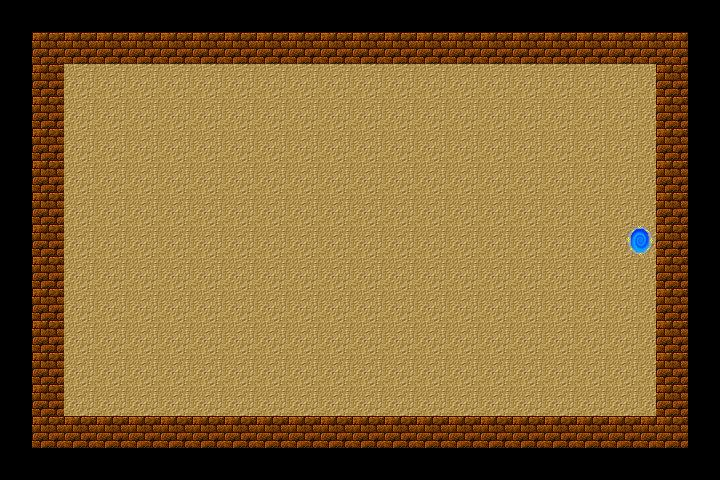

Rendered tile map (Tiled .tmx) drawn with the repository's tilesets; below, a short description and the map source with its tile grids summarised:
An orthogonal 45x30 tile map with 16x16 px tiles, 2 tile layers (roomLayer, objectLayer) and 10 objects (3x enemyLevel1, spawnPointEast, spawnPointWest, Room1Center).

<map version="1.0" orientation="orthogonal" renderorder="right-down" width="45" height="30" tilewidth="16" tileheight="16" nextobjectid="17">
 <tileset firstgid="1" name="DungeonTileSet" tilewidth="16" tileheight="16" tilecount="12288">
  <image source="../tilesets/DungeonTileSet.png" width="2048" height="1536" />
 </tileset>
 <layer name="roomLayer" width="45" height="30">
  <data>[1350 cells, 1066 non-empty, 8 distinct tile ids]</data>
 </layer>
 <layer name="objectLayer" width="45" height="30">
  <data>[1350 cells, 4 non-empty, 4 distinct tile ids]</data>
 </layer>
 <objectgroup name="collision">
  <object id="1" x="32" y="32" width="656" height="32" />
  <object id="2" x="32" y="416" width="656" height="32" />
  <object id="3" x="32" y="64" width="32" height="352" />
  <object id="4" x="656" y="64" width="32" height="352" />
 </objectgroup>
 <objectgroup color="#00ff00" name="spawnPoint">
  <object id="7" name="spawnPointEast" x="576" y="224" width="32" height="32" />
  <object id="9" name="spawnPointWest" x="112" y="224" width="32" height="32" />
 </objectgroup>
 <objectgroup name="door">
  <object id="6" name="Room1Center" x="624" y="224" width="32" height="32">
   <properties>
    <property name="destination" value="Room1Center" />
    <property name="position" value="east" />
   </properties>
  </object>
 </objectgroup>
 <objectgroup color="#ff0000" name="enemy">
  <object id="13" name="enemyLevel1" x="224" y="224" width="32" height="32" />
  <object id="15" name="enemyLevel1" x="224" y="320" width="32" height="32" />
  <object id="16" name="enemyLevel1" x="224" y="96" width="32" height="32" />
 </objectgroup>
</map>
